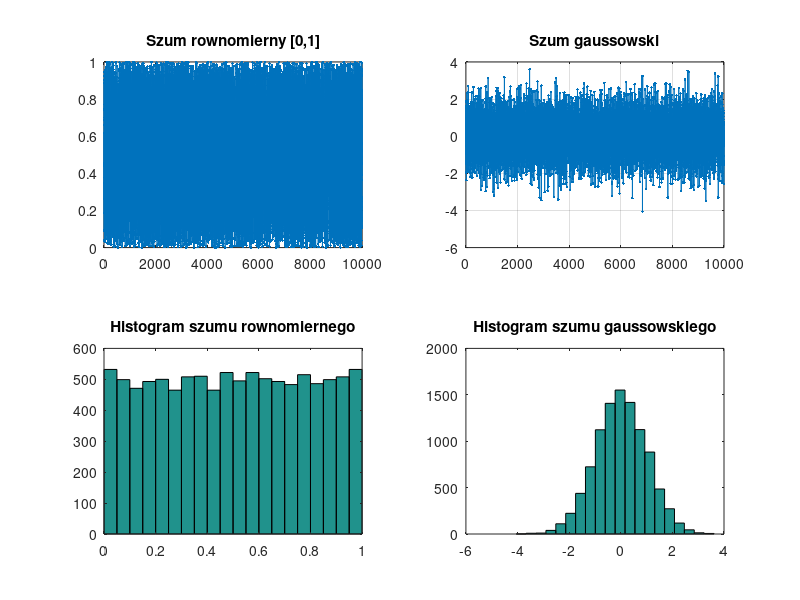
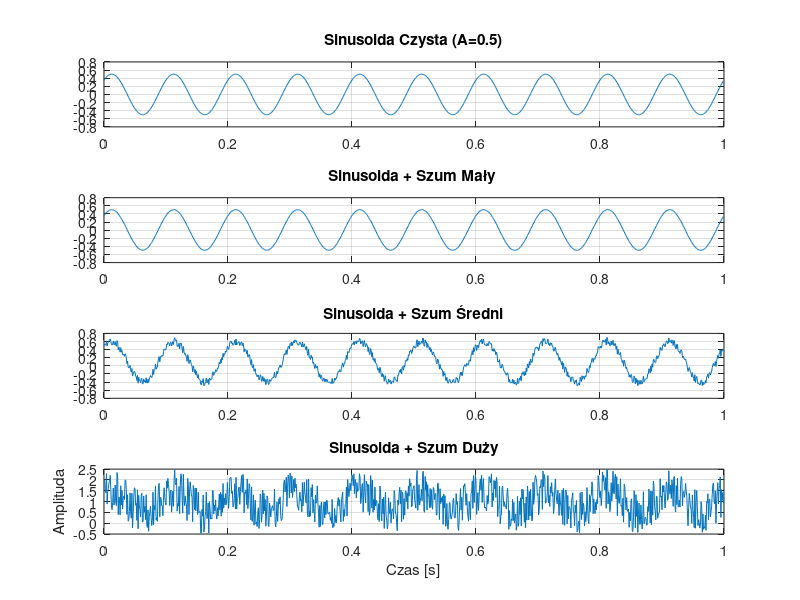
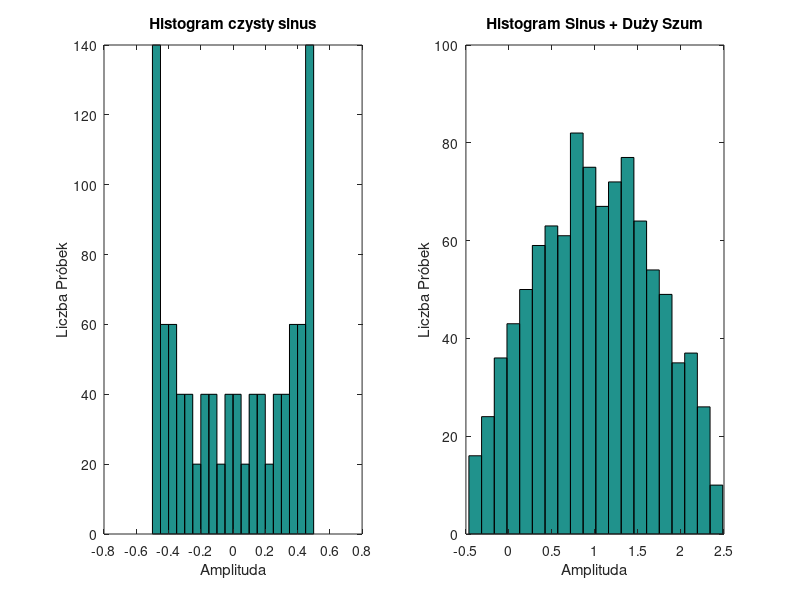

Write the MATLAB code that produced these figures, in order.
%problem 1.3
clc;
clear all; 
close all;

Nx=10000;
s1=rand(1,Nx);  %s1 = 0.1*(2*(s1-0.5)); % rownomierny, skalowanie do [-0.1,0.1]
s2=randn(1,Nx); %s2 = 0.1*s2; % gaussowski, skalowanie do std=0.1


subplot(221); plot(s1,'.-'); grid; title('Szum rownomierny [0,1]');
subplot(222); plot(s2,'.-'); grid; title('Szum gaussowski');
subplot(223); hist(s1,20); title('Histogram szumu rownomiernego');
subplot(224); hist(s2,20); title('Histogram szumu gaussowskiego');

pause();

%zaobserwowane kształty wykresów
%Równomierny: Wykres wygląda jakby był jednolicie wypełniony
%Gausowski: Wykres wygląda jakby punkty koncentrowały się w około prostej

%zaobserwowane kształy histogramów
%Równomierny: Wszystkie słupki są podobnej wysokości
%Gausowski: Najwyższe słupki są w okolicach średniej, im dalej od niej tym
%są niższe (kształt dzwonu)

%Równomierny Min: x=4595 y=0.000123064
%Równomierny Max: x=147 y=0.999973

%Gaussowski Max: x=547 y=3.8924
%Gaussowski Min: x=7175 y=-3.96868

%Po przeskalowaniu:
%Kształt wykresów nie zmienił się znacząco, można zobaczyć podobne wzory co
%wcześniej, zmieniły się jednak wartości na wykresie

%Problem 1.1 + Szum
fpr=1000; Nx=1000;
dt = 1/fpr; n = 0 : Nx-1; t = dt*n;
A1=0.5; f1=10; p1=pi/4;
x = A1*sin(2*pi*f1 *t+p1);

szum_gaussowski  = randn(1,Nx); 
szum_rownomierny = rand(1,Nx);

std_maly   = 0.01;
std_sredni = 0.2;  
std_duzy   = 2.0;

x_maly   = x + std_maly   * szum_gaussowski;
x_sredni = x + std_sredni * szum_gaussowski;
x_duzy   = x + std_duzy   * szum_gaussowski;


x_maly   = x + std_maly   * szum_rownomierny;
x_sredni = x + std_sredni * szum_rownomierny;
x_duzy   = x + std_duzy   * szum_rownomierny;


figure(2);
subplot(4,1,1); plot(t, x); grid on; title('Sinusoida Czysta (A=0.5)');
subplot(4,1,2); plot(t, x_maly); grid on; title('Sinusoida + Szum Mały ');
subplot(4,1,3); plot(t, x_sredni); grid on; title('Sinusoida + Szum Średni');
subplot(4,1,4); plot(t, x_duzy); grid on; title('Sinusoida + Szum Duży');
xlabel('Czas [s]'); ylabel('Amplituda');

pause();

figure(3);
subplot(1,2,1);
hist(x, 20);
title('Histogram czysty sinus');
xlabel('Amplituda'); ylabel('Liczba Próbek');


subplot(1,2,2);
hist(x_duzy, 20);
title('Histogram Sinus + Duży Szum');
xlabel('Amplituda'); ylabel('Liczba Próbek');
pause();

%Dla czystej sinusoidy najwięcej próbek gromadzi się na skrajach
%bo tam sygnał "zmienia" się najwolniej

%Dla sin z szumem: kształt histogramu jest zbliżony do rozkładu gaussa
%ponieważ szum zasłania już prawie całkowicie orginalny sygnał (średnia
%bliska 0)
